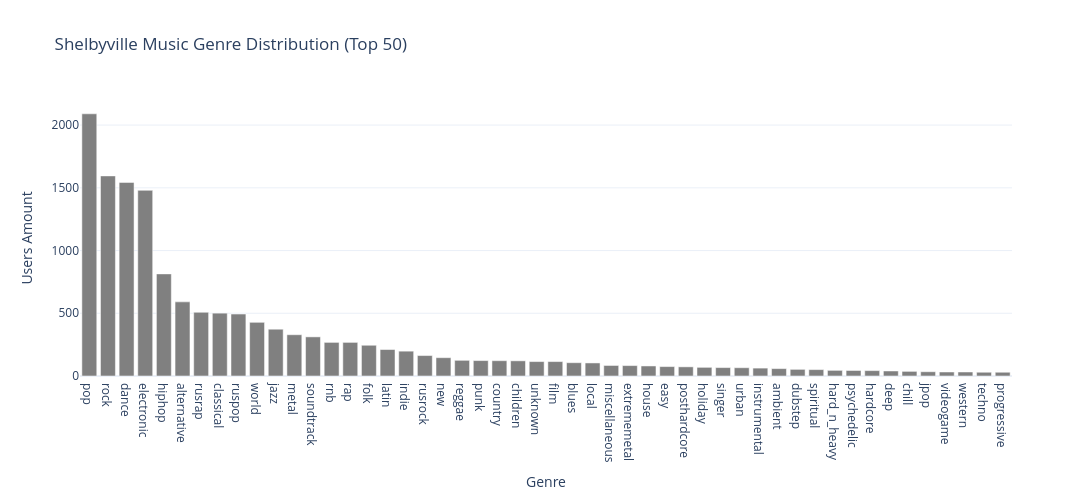

The code cell stored with this chart in its notebook:
### Code cell
plot_vertical_bar_plotpx(df_shelbyville_city_genre.head(50), x='genre', y='users', title='Shelbyville Music Genre Distribution (Top 50)', xlabel='Genre', ylabel='Users Amount', sort=False)

### Figure 1 — Plotly figure (JSON) as saved in the notebook; plotly's stock layout.template omitted (floating-point values rounded to 4 significant figures)
{"data": [{"hovertemplate": "genre=%{x}<br>users=%{y}<extra></extra>", "legendgroup": "", "marker": {"color": "grey", "pattern": {"shape": ""}}, "name": "", "orientation": "v", "showlegend": false, "textposition": "auto", "type": "bar", "x": ["pop", "rock", "dance", "electronic", "hiphop", "alternative", "rusrap", "classical", "ruspop", "world", "jazz", "metal", "soundtrack", "rnb", "rap", "folk", "latin", "indie", "rusrock", "new", "reggae", "punk", "country", "children", "unknown", "film", "blues", "local", "miscellaneous", "extrememetal", "house", "easy", "posthardcore", "holiday", "singer", "urban", "instrumental", "ambient", "dubstep", "spiritual", "hard_n_heavy", "psychedelic", "hardcore", "deep", "chill", "jpop", "videogame", "western", "techno", "progressive"], "xaxis": "x", "y": [2090, 1595, 1543, 1480, 814, 591, 508, 501, 494, 428, 373, 329, 312, 268, 268, 245, 211, 198, 163, 146, 125, 123, 122, 121, 115, 115, 106, 104, 84, 83, 80, 75, 73, 69, 67, 66, 63, 59, 53, 51, 45, 44, 43, 40, 37, 34, 32, 32, 30, 30], "yaxis": "y"}], "layout": {"barmode": "relative", "height": 500, "legend": {"tracegroupgap": 0}, "title": {"text": "Shelbyville Music Genre Distribution (Top 50)"}, "width": 1200, "xaxis": {"anchor": "y", "domain": [0, 1], "title": {"text": "Genre"}}, "yaxis": {"anchor": "x", "domain": [0, 1], "title": {"text": "Users Amount"}}}}
